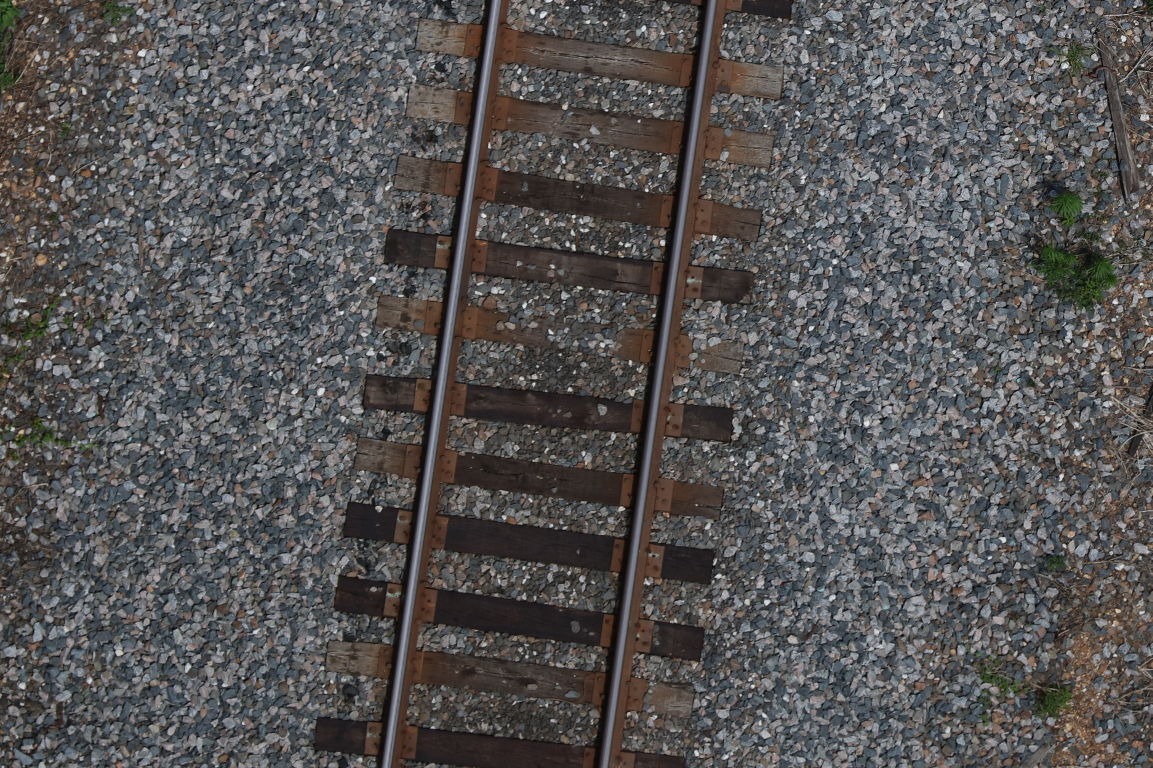
#> input picture sample_2.jpg, 3457 x 2304 px (shown at 1/3 size)
$ python main.py
#> lines starting #> are read from the running program, lines starting #| are printed output that depends on the picture; after the words box and inside, x2 and y2 are one past the last pixel; in counts of white or black regions, pixels touching at a corner belong together
### helpers.py
import cv2
import numpy as np
from statistics import mean

def pre_process(img):
  """Pre-process the image to make it easier to detect lines.

  Args:
      img numpy.ndarray: Unprocessed image.

  Returns:
      numpy.ndarray: Processed image
  """
  dst = cv2.cvtColor(img, cv2.COLOR_BGR2GRAY)
  dst = cv2.GaussianBlur(dst,(5, 5),0)
  _, dst = cv2.threshold(dst, 128, 192, cv2.THRESH_OTSU)
  return dst


def detect_lines(img):
  """Detect lines in the image. Note that these parameters are tuned for the provided sample images and may not function for other input images.

  Args:
      img (numpy.ndarray): Preprocessed image.

  Returns:
      numpy.ndarray: A 3D array of detected lines. Each line is represented by a 2D array of the form [[x1, y1, x2, y2]].
  """
  # Define hyperparameters (tuned for sample images)
  rho = 15
  theta = np.pi / 360
  threshold = 500
  min_line_length = int(min(img.shape)/2)

  # Detect lines
  lines = cv2.HoughLinesP(img, rho, theta, threshold, None, min_line_length)
  return lines


def find_midline(lines):
  """Find the midline of the detected lines. This is done by finding the average x and y coordinates of the start and end points of the two highest confidence lines (the first two in the list).

  Args:
      lines (numpy.ndarray): A 3D array of detected lines. Each line is represented by a 2D array of the form [[x1, y1, x2, y2]].

  Returns:
      numpy.ndarray: Identified midline represented as a 2D array of the form [[x1, y1, x2, y2]].
  """
  (x1s, x2s, y1s, y2s) = [], [], [], []
  for line in lines[:2]:
    for x1, y1, x2, y2 in line:
      x1s.append(x1)
      x2s.append(x2)
      y1s.append(y1)
      y2s.append(y2)

  midline = np.array([[mean(x1s), mean(y1s), mean(x2s), mean(y2s)]])
  return midline


def draw_line(img, midline):
  """Draw the identified midline on the original image. The midline is drawn in red.

  Args:
      img (numpy.ndarray): Original image.
      numpy.ndarray: Identified midline represented as a 2D array of the form [[x1, y1, x2, y2]].

  Returns:
      numpy.ndarray: Image with detected lines and midline drawn on it.
  """
  # Create an image containing only the midline
  line_image = np.copy(img) * 0
  for x1, y1, x2, y2 in midline:
    cv2.line(line_image,(x1,y1),(x2,y2),(0,0,255),15)

  # Combine the original image with the line image
  final_img = cv2.addWeighted(img, 0.8, line_image, 1, 0)
  return final_img

### main.py
import cv2
from helpers import *

# Change filepaths as needed to test on different images
INPUT_FILEPATH = 'sample_2.jpg'
OUTPUT_FILEPATH = 'output_2.png'

# Load the image
img = cv2.imread(INPUT_FILEPATH,1)
#> img is the input picture: shape (2304, 3457, 3); mean B, G, R 84.2, 84.5, 86.1

# Process the image (grayscale, Gaussian blur and Otsu threshold binarization)
processed_image = pre_process(img)
#> in pre_process, `_, dst = cv2.threshold(dst, 128, 192, cv2.THRESH_OTSU)`:
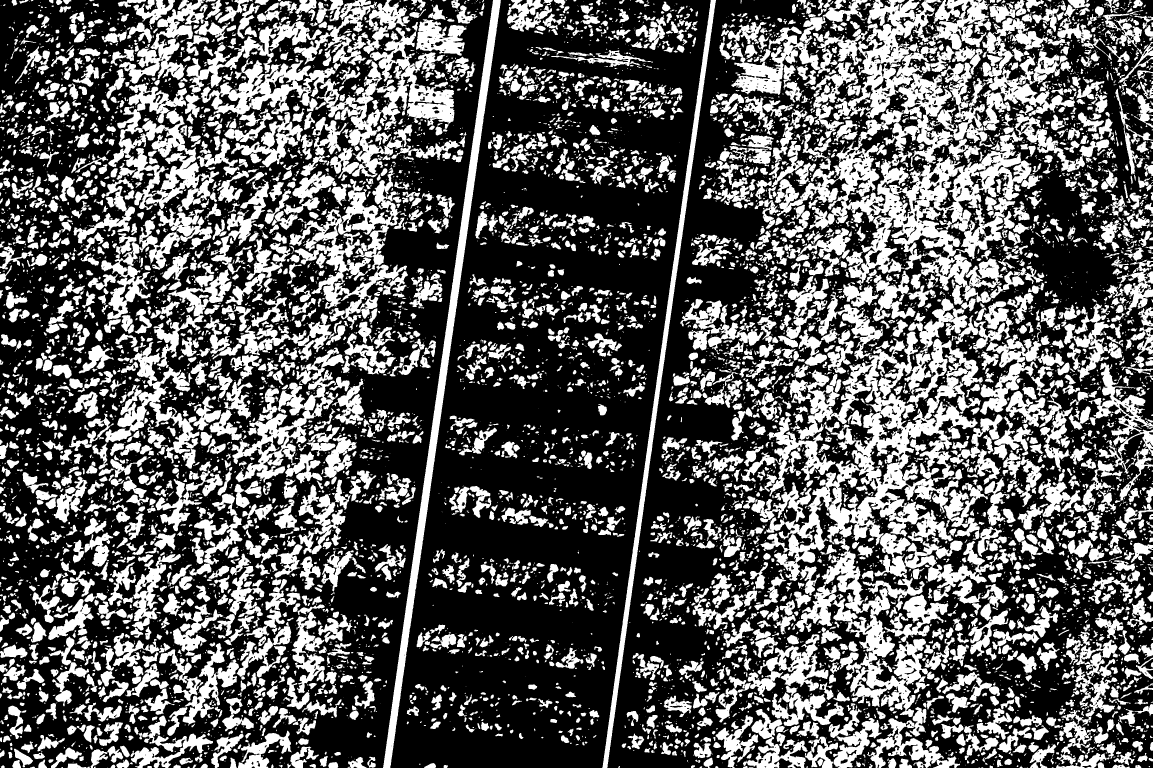
#> dst: shape (2304, 3457) (shown at 1/3 size); values 0 (black) and 192 (white), 36.7% white; 9230 white regions (4381 under 20 px), largest, box (x1, y1, x2, y2) and area: (2324, 0, 3328, 909) 218967, (2254, 995, 2949, 1743) 173198, (602, 66, 1363, 535) 84240

# Detect the lines in the image (Hough transform)
raw_lines = detect_lines(processed_image)
#> in detect_lines, `lines = cv2.HoughLinesP(img, rho, theta, threshold, None, min_line_len..`: lines = [[1163, 2303, 1487, 0], [1816, 2303, 2140, 0]]
#> raw_lines = [[1163, 2303, 1487, 0], [1816, 2303, 2140, 0]]

# Find the midline of the detected lines (average of start and end points of the two highest confidence detections)
midline = find_midline(raw_lines)
#> the loop in find_midline, `for line in lines[:2]:` made 2 passes
#> after the loop in find_midline, `for line in lines[:2]:`: x1s = [1163, 1816]; x2s = [1487, 2140]; y1s = [2303, 2303]; y2s = [0, 0]
#> in find_midline, `midline = np.array([[mean(x1s), mean(y1s), mean(x2s), mean(y2s)]])`: midline = [[1489, 2303, 1813, 0]]
#> midline = [[1489, 2303, 1813, 0]]

# Draw the detected lines and midline on the original image
final_image = draw_line(img, midline)
#> in draw_line, `line_image = np.copy(img) * 0`: line_image: shape (2304, 3457, 3); every value is 0
#> the loop in draw_line, `for x1, y1, x2, y2 in midline:` made 1 pass
#> after the loop in draw_line, `for x1, y1, x2, y2 in midline:`:
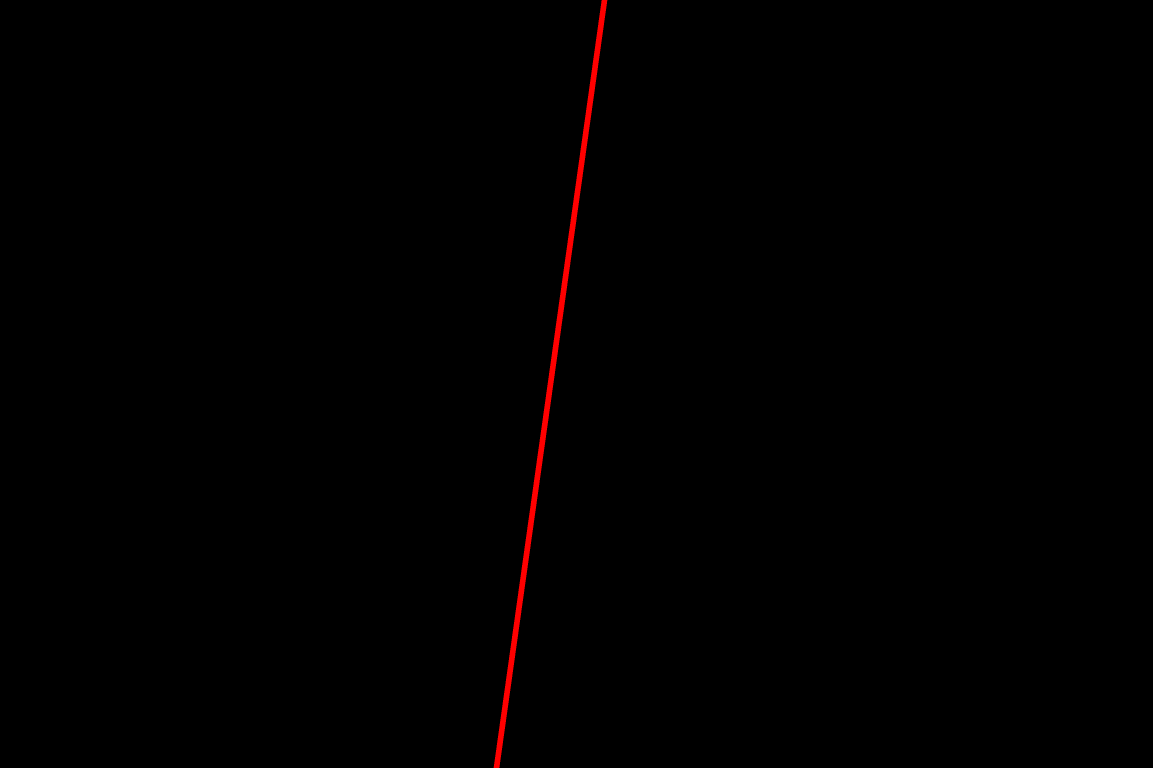
#> line_image: shape (2304, 3457, 3) (shown at 1/3 size); mean B, G, R 0, 0, 1.3
#> in draw_line, `final_img = cv2.addWeighted(img, 0.8, line_image, 1, 0)`:
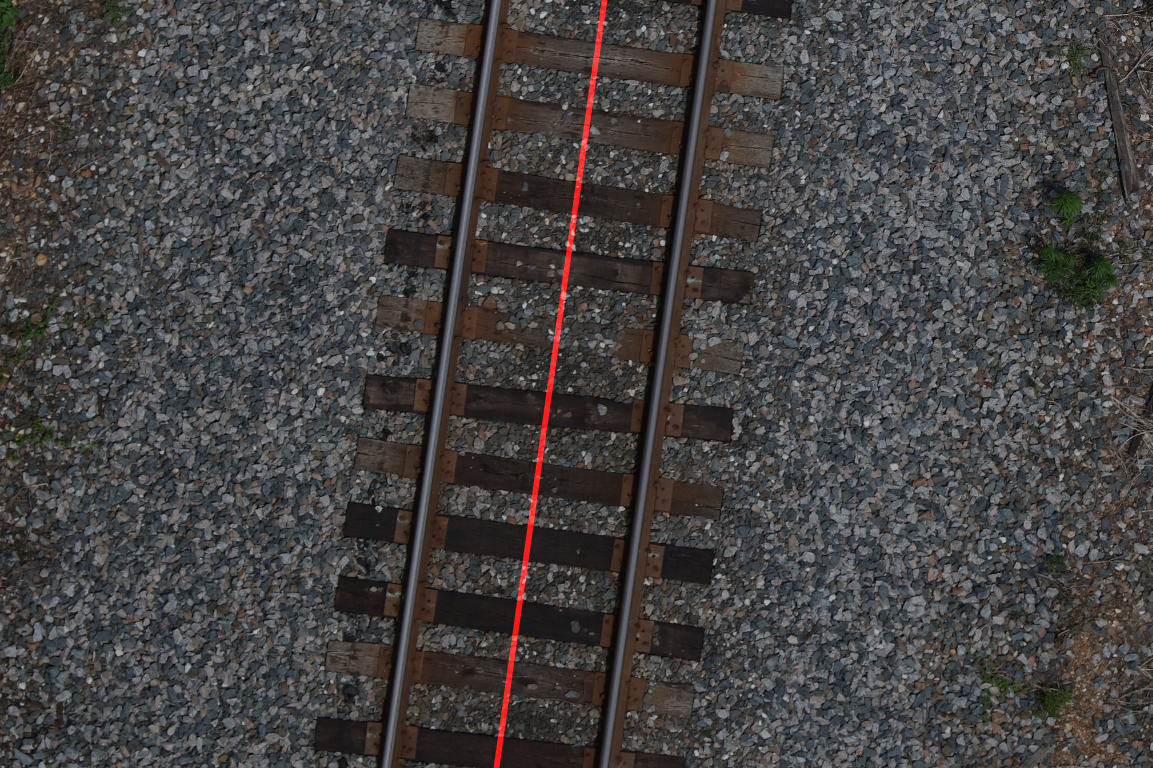
#> final_img: shape (2304, 3457, 3) (shown at 1/3 size); mean B, G, R 67.4, 67.6, 69.9

# Save the final image
cv2.imwrite(OUTPUT_FILEPATH, final_image)
